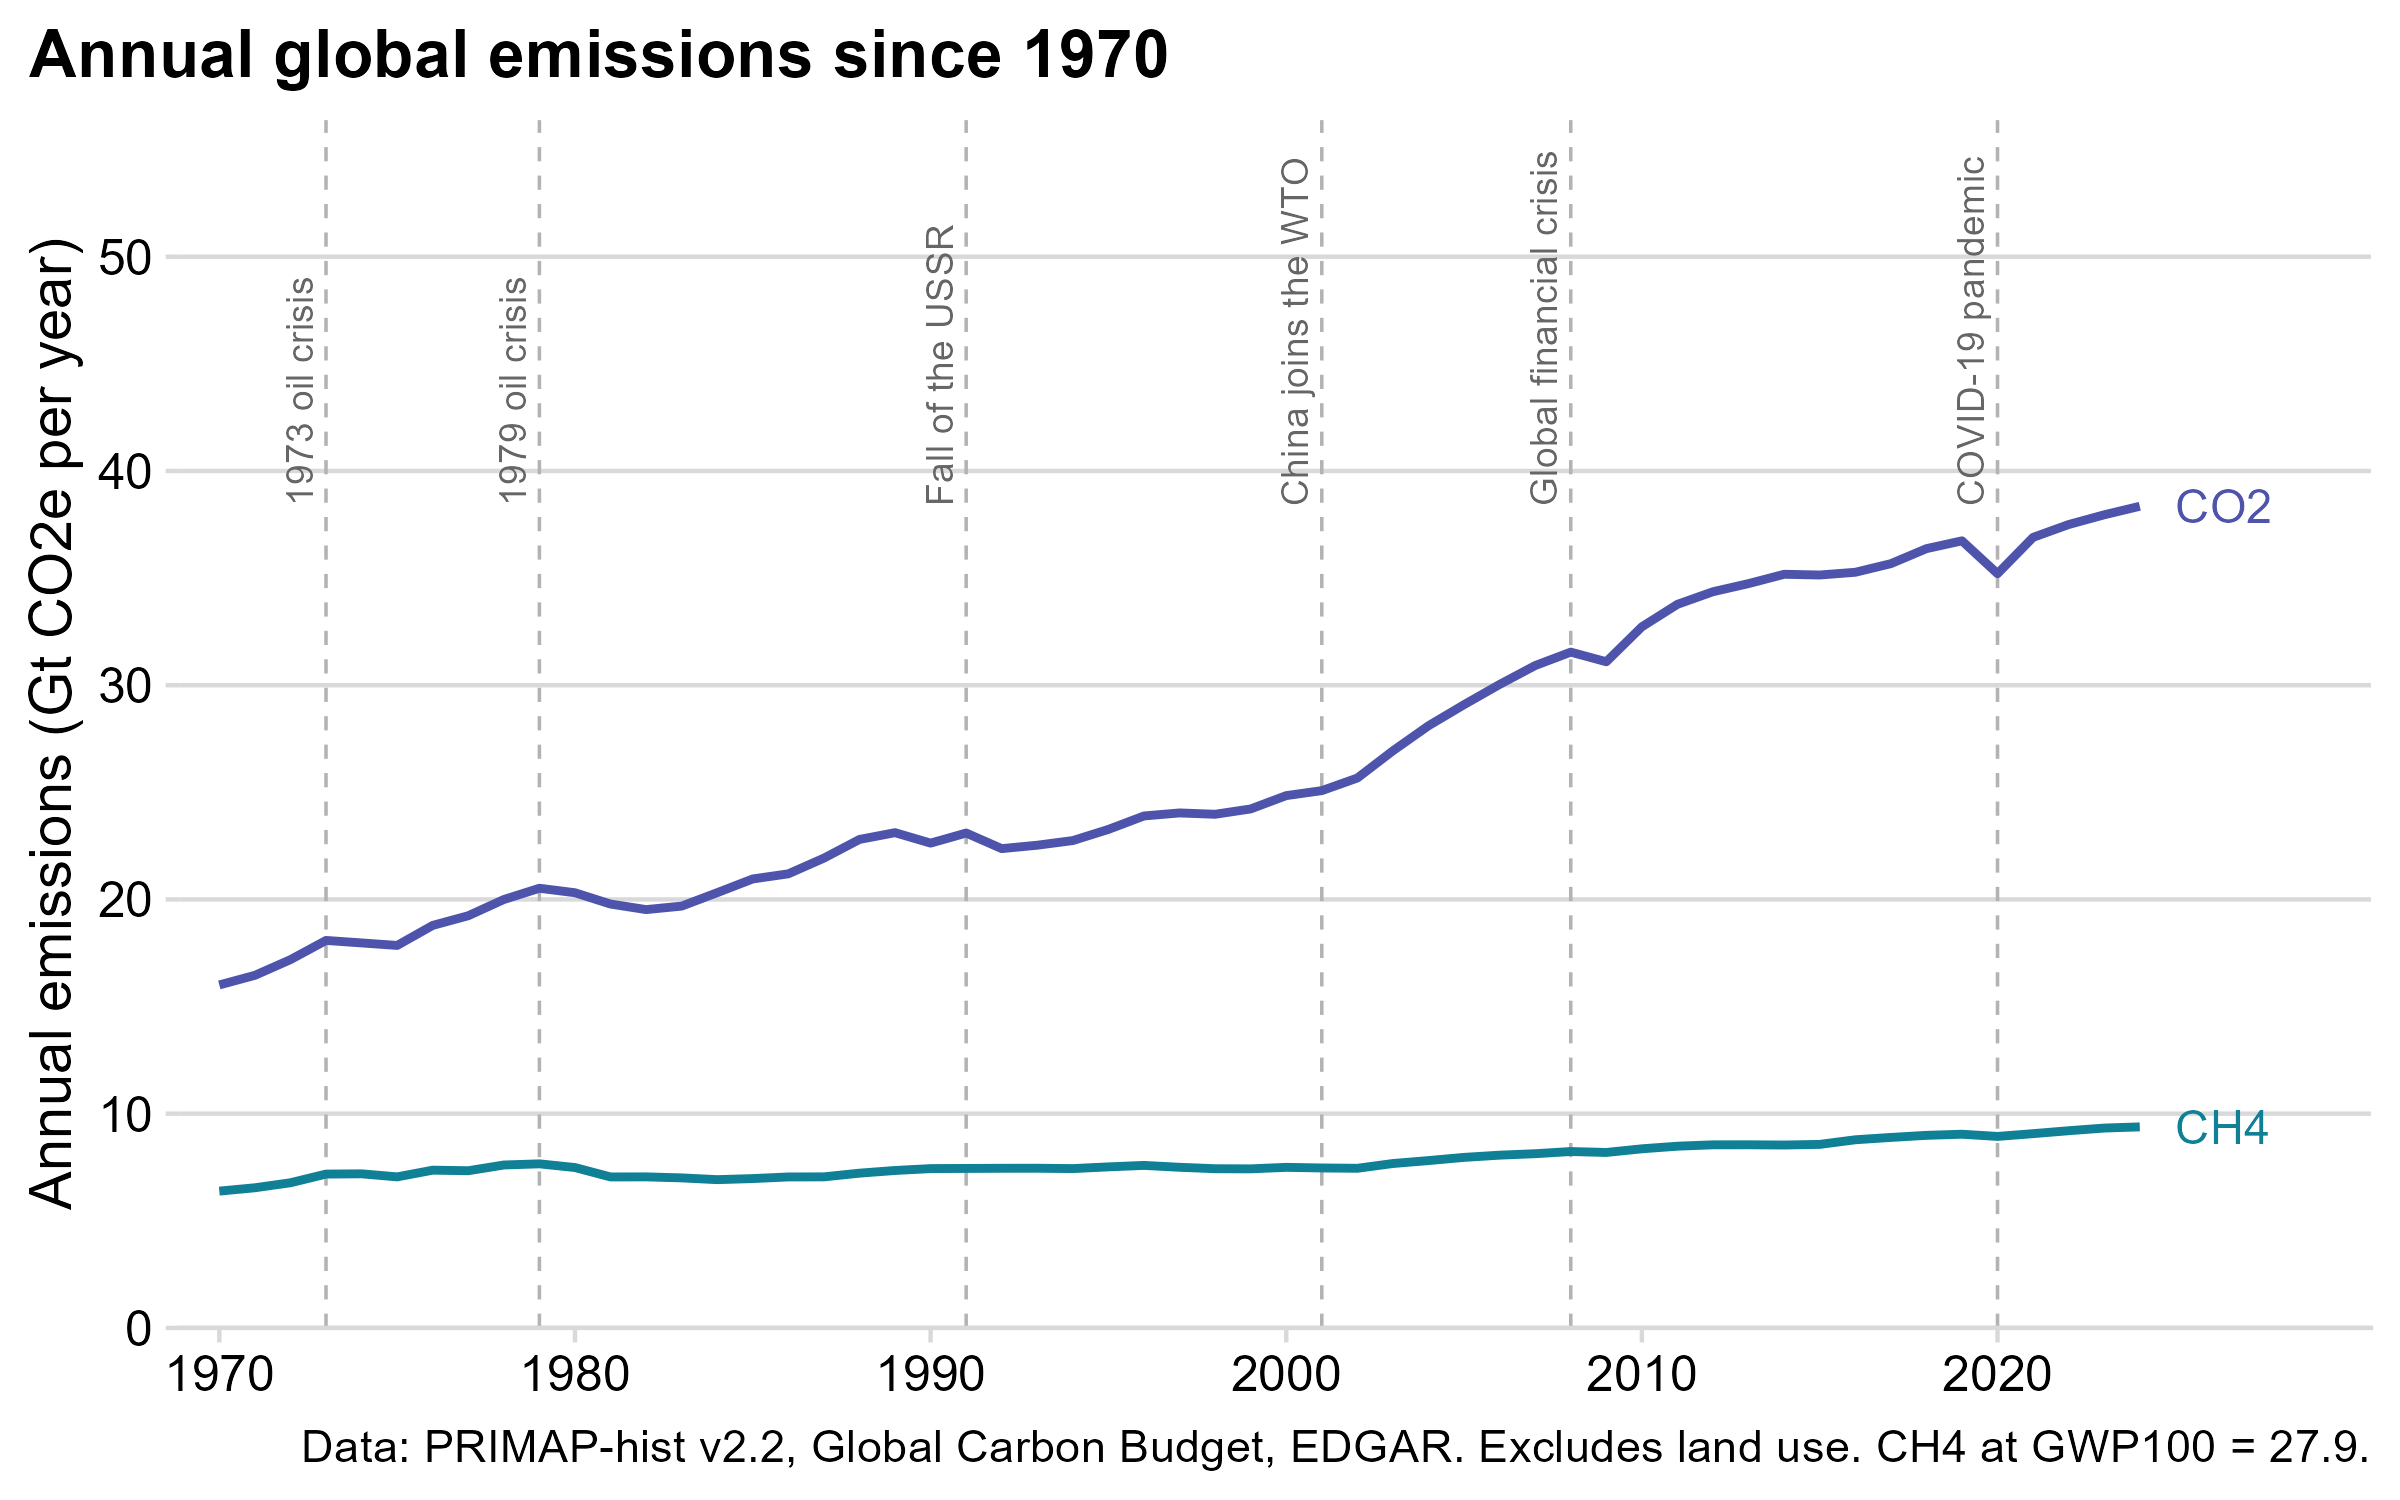

The script that saved this image:
# Actual annual global emissions since an example birth year, with events annotated.
#
# Line chart of the real yearly values from the birth year on (nothing smoothed, averaged or summed). CO2 and CH4 share one panel. Events from events.csv are marked with dashed lines.
# Data: data/emissions_global_year.csv, data/events.csv
# Run from the project root:  Rscript charts/a_generations/01_annual_since_birth.r
# Saves: charts/a_generations/01_annual_since_birth.png (static) and charts/a_generations/01_annual_since_birth.html (interactive)
#
# Step 1: static ggplot (my-dataviz house style), saved as a PNG.
# Step 2: interactive plotly version of the same chart, saved as standalone HTML.
#         Hover tooltips and event descriptions; lines are labeled directly (no legend toggling). The birth-year input that picks the generation needs Quarto OJS (plotly cannot take it).

library(tidyverse)
library(cowplot)
library(ltc)
library(ggrepel)
library(plotly)
library(htmlwidgets)

font       <- "sans"
hat        <- as.vector(ltc("hat"))
gasColors  <- c("CO2" = hat[6], "CH4" = hat[7])   # blue, teal (no red/green pair)
BIRTH_YEAR <- 1970                                # example; the site will take this as user input
OUT_PNG    <- "charts/a_generations/01_annual_since_birth.png"
OUT_HTML   <- "charts/a_generations/01_annual_since_birth.html"

caption <- "Data: PRIMAP-hist v2.2, Global Carbon Budget, EDGAR. Excludes land use. CH4 at GWP100 = 27.9."

# Annual emissions from the birth year on, in Gt CO2e per year (data is in Mt)
since_birth <- read_csv("data/emissions_global_year.csv", show_col_types = FALSE) |>
  filter(year >= BIRTH_YEAR) |>
  transmute(year,
            CO2 = co2_mt / 1000,
            CH4 = ch4_mtco2e / 1000) |>
  pivot_longer(c(CO2, CH4), names_to = "gas", values_to = "gt_year")

events <- read_csv("data/events.csv", show_col_types = FALSE) |>
  filter(year > BIRTH_YEAR)

ends <- since_birth |> slice_max(year, by = gas)
ytop <- max(since_birth$gt_year)

# ---- Step 1: static ggplot ----
p_static <- ggplot(since_birth, aes(year, gt_year, color = gas)) +
  geom_vline(data = events, aes(xintercept = year),
             linetype = "dashed", color = "grey70", linewidth = 0.4) +
  geom_text(data = events, aes(x = year, y = ytop, label = label),
            inherit.aes = FALSE, angle = 90, hjust = 0, vjust = -0.5,
            size = 3.2, color = "grey40", family = font) +
  geom_line(linewidth = 1) +
  geom_text_repel(data = ends, aes(label = gas), hjust = 0, direction = "y",
                  nudge_x = 1, size = 4, family = font, segment.color = NA) +
  scale_color_manual(values = gasColors) +
  scale_x_continuous(breaks = seq(1970, 2020, 10),
                     expand = expansion(mult = c(0.02, 0.1))) +
  scale_y_continuous(expand = expansion(mult = c(0, 0.05)), labels = scales::comma) +
  coord_cartesian(ylim = c(0, ytop * 1.4)) +   # headroom so event labels sit above the lines
  labs(x = NULL,
       y = "Annual emissions (Gt CO2e per year)",
       title = paste0("Annual global emissions since ", BIRTH_YEAR),
       caption = caption) +
  theme_minimal_hgrid(font_family = font) +   # no vertical grid: it would double up with the event lines
  theme(legend.position = "none",
        plot.title.position = "plot",
        plot.caption.position = "plot",
        panel.background = element_rect(fill = "white", color = NA),
        plot.background = element_rect(fill = "white", color = NA))

ggsave(OUT_PNG, p_static, width = 8, height = 5, dpi = 300)

# ---- Step 2: interactive plotly ----
# Hover shows exact values; hovering an event label shows its description.
# Lines are labeled at their ends, with no legend (clicking to hide a line is not needed here).
event_lines <- map(events$year, \(x) list(
  type = "line", x0 = x, x1 = x, y0 = 0, y1 = 1, yref = "paper",
  line = list(color = "grey", dash = "dash", width = 1)))

gas_labels <- pmap(ends, \(year, gas, gt_year, ...) list(
  x = year, y = gt_year, text = gas, xanchor = "left", xshift = 6, showarrow = FALSE,
  font = list(size = 14, color = gasColors[[gas]])))

event_labels <- pmap(events, \(year, label, description, ...) list(
  x = year, y = 1, yref = "paper", text = label, hovertext = description,
  textangle = -90, xanchor = "right", yanchor = "top", showarrow = FALSE,
  font = list(size = 11, color = "grey40")))

p <- plot_ly(since_birth, x = ~year, y = ~gt_year, color = ~gas, colors = gasColors,
             type = "scatter", mode = "lines", line = list(width = 3),
             hovertemplate = "%{x}: %{y:,.1f} Gt CO2e per year<extra>%{fullData.name}</extra>") |>
  layout(title = list(text = paste0("Annual global emissions since ", BIRTH_YEAR), x = 0),
         xaxis = list(title = "", showgrid = FALSE),
         yaxis = list(title = "Annual emissions (Gt CO2e per year)", rangemode = "tozero",
                      tickformat = ","),
         shapes = event_lines,
         annotations = c(event_labels, gas_labels,
                         list(list(text = caption, x = 0, y = -0.15, xref = "paper",
                                   yref = "paper", showarrow = FALSE, xanchor = "left",
                                   font = list(size = 10, color = "grey40")))),
         showlegend = FALSE,
         margin = list(b = 80),
         hovermode = "x unified",
         paper_bgcolor = "white", plot_bgcolor = "white")

# saveWidget(selfcontained = TRUE) needs pandoc; use the copy bundled with Quarto if none is on the PATH
if (!rmarkdown::pandoc_available()) {
  Sys.setenv(RSTUDIO_PANDOC = file.path(dirname(Sys.which("quarto")), "tools"))
}
saveWidget(p, file.path(getwd(), OUT_HTML), selfcontained = TRUE)
unlink(sub("[.]html$", "_files", OUT_HTML), recursive = TRUE)   # saveWidget leaves this behind on Windows
